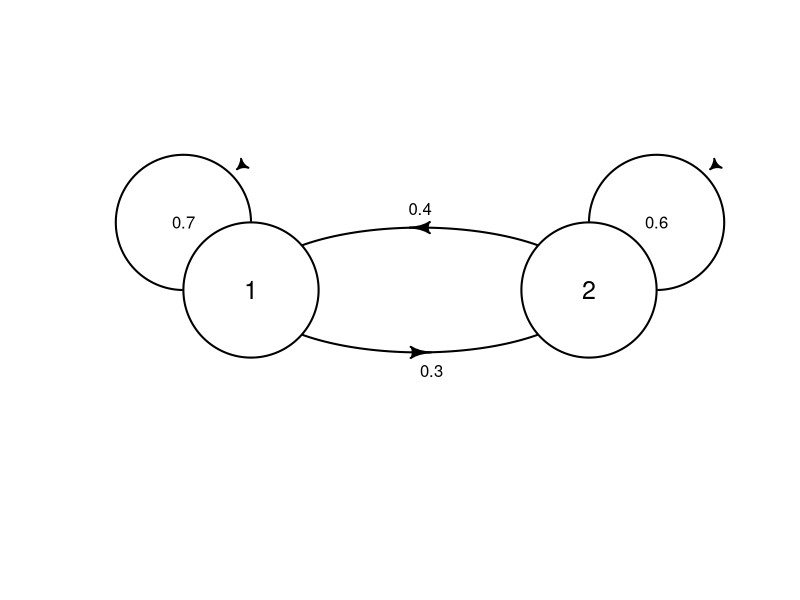
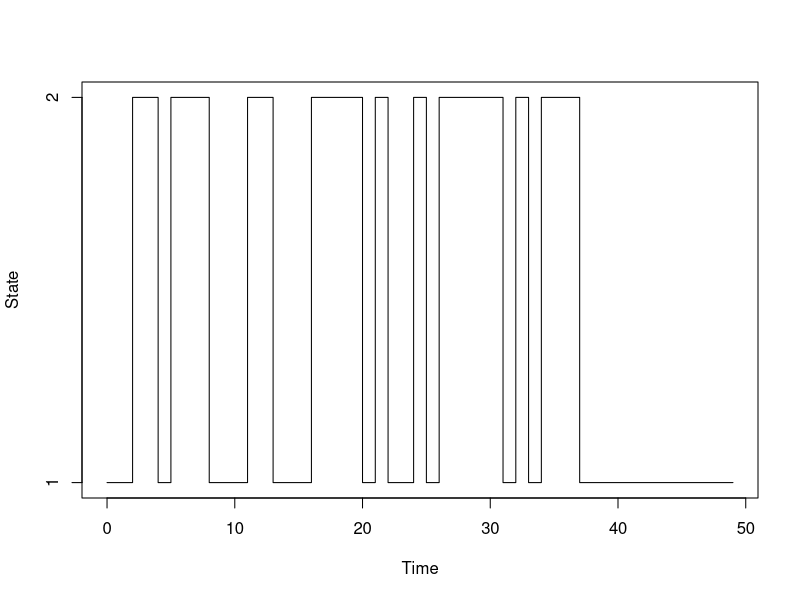
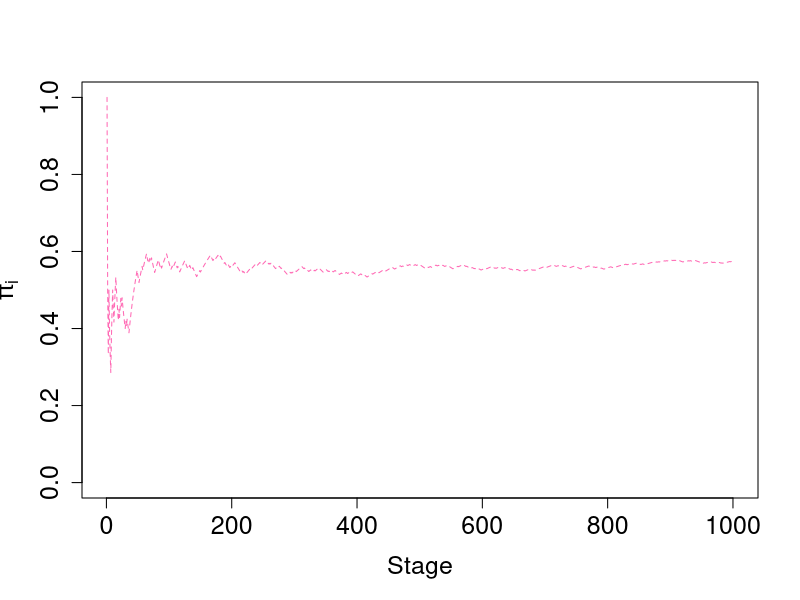

The R source for these figures, in order:
##MARCOV CHAIN
library(shape)
library(diagram)

# matrix
P <- matrix(c(0.7, 0.3,
              0.4, 0.6), nrow=2, ncol=2, byrow=TRUE)
nStates <- dim(P)[1]
# Compute P - I(n) and select first n-1 rows
A = t(P - diag(nStates))[1:(nStates-1),]
# Add "sum to 1" constraints
A = rbind(A, rep(1, nStates))
# Define RHS of system of equations
b <- c(rep(0, nStates-1), 1)
# Solve
pi_theoretical <- solve(A,b)
# plotting
plotmat(t(P), curve=0.3, pos=c(2), box.size=0.1,
        self.shifty = c(0.1, 0.1),
        self.shiftx = c(-0.1, 0.1),
        self.lwd = 2,
        self.arrpos = c(1, 1),
        shadow.size = 0,
        cex = 1,
        box.cex = 1.5)
###############################################################################
########################## SIMULATING #########################################
set.seed(123)
#Specify states
S <- c(1,2)
M <- length(S)
P
dimnames(P) <- list(S, S)
P
#simulations
numStages <- 1e4
#Initialize vector x
x <- rep(NA, numStages+1)
names(x) <- 0:numStages
x0 <- 1
x[1] <- x0
#For each 
for(i in 1:numStages){
        
        rowIndex <- which(x[i]==S)
        x[i+1] <- sample(S, 1, prob=P[rowIndex,], replace=TRUE)
}
head(x, 10)
summaryTable <- cbind(Stage=0:numStages, State=x)
head(summaryTable)
#Compute number of times in each state
table(x)



#Plot
plotLen <- 50
plot(names(x[1:plotLen]), x[1:plotLen], type='s',
     xlab="Time", ylab='State' , yaxt='n')
axis(2, at = c(1,2), labels = S)
head(x, 10)

# Create an empty matrix
mat <- matrix(0, nrow = M, ncol = numStages)
# If MC is in state at i at time n, record a 1 in cell (i,n)
mat[cbind(x[2:(numStages+1)], seq_len(numStages))] <- 1
# Compute cumulative sum of number of times in each state
mat_sum <- t(apply(mat,1,cumsum))
# Compute proportion of times in each state
pi_cumsum <- t(sweep(mat_sum,2,colSums(mat_sum),"/"))
#head(mat_sum)
mycols <- c("hotpink", "blue")
numStagesPlot <- min(1000, numStages)
plot(1:numStagesPlot, pi_cumsum [1:numStagesPlot,1],
     ylim=c(0,1),
     col=mycols[1],
     ylab=expression(pi[i]), type="l",
     xlab="Stage", lty=2,
     cex.axis = 1.5,
     cex.lab = 1.5
)

##################### simulating a process #######
